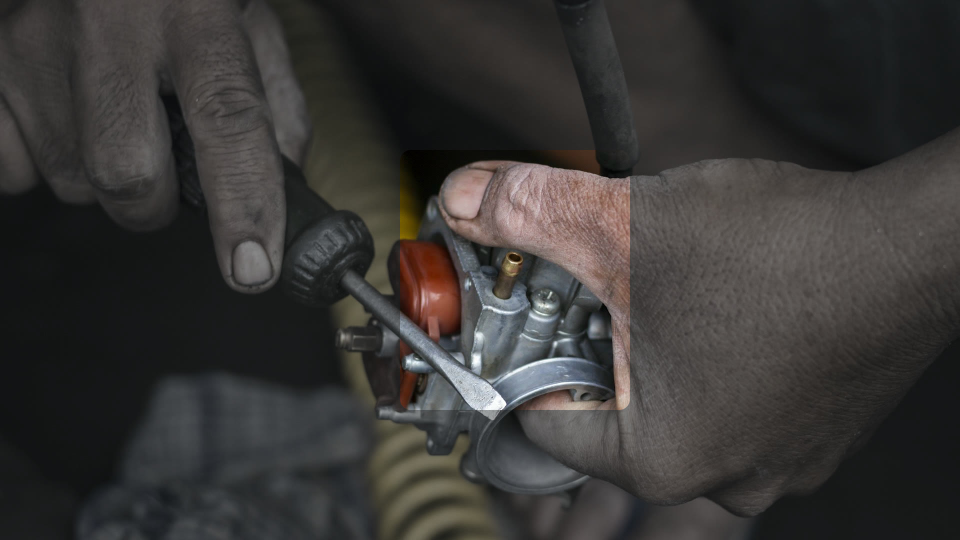
#> input picture brand/deck/assets/photo-step.jpg, 1920 x 1080 px, found by its file name (shown at 1/2 size)
$ python make_tiles.py
#> lines starting #> are read from the running program, lines starting #| are printed output that depends on the picture
"""Crop the brand's concept-mock photos into the three tiles on the Solution slide.

The photos in brand/deck/v1/assets are already veiled in graphite, with the target region left in full color. This only
crops each one to the tile's shape around its region, and writes assets/tiles.json so build_hv.js can draw the HUD
(outline, chip, card, leader) natively on top, in editable text.

    python3 deck-hv/make_tiles.py
"""
import json
import os

from PIL import Image

HERE = os.path.dirname(os.path.abspath(__file__))
SRC = os.path.join(HERE, "..", "brand", "deck", "v1", "assets")
OUT = os.path.join(HERE, "assets")
TILE_W, TILE_H = 3.94, 3.2  # inches; must match TILE in build_hv.js

# photo, target region in the photo's 1920x1080 pixels (the same regions as the S@H deck's HUD slides)
TILES = {
    "tile-step": ("photo-step.jpg", (800, 300, 1260, 820)),
    "tile-verified": ("photo-verified.jpg", (470, 560, 860, 860)),
    "tile-mistake": ("photo-mistake.jpg", (720, 160, 1160, 600)),
}


def main():
    os.makedirs(OUT, exist_ok=True)
    meta = {}
    for name, (photo, region) in TILES.items():
        im = Image.open(os.path.join(SRC, photo)).convert("RGB")
#> im is the input picture: PIL image 1920x1080 RGB; mean R, G, B 56.6, 54.8, 53.3
        W, H = im.size
#> W = 1920; H = 1080
        cw = round(H * TILE_W / TILE_H)
#> cw = 1330
        cx = (region[0] + region[2]) / 2
        x0 = int(max(0, min(W - cw, cx - cw / 2)))
#> x0 = 365
        im.crop((x0, 0, x0 + cw, H)).save(os.path.join(OUT, f"{name}.jpg"), quality=88)
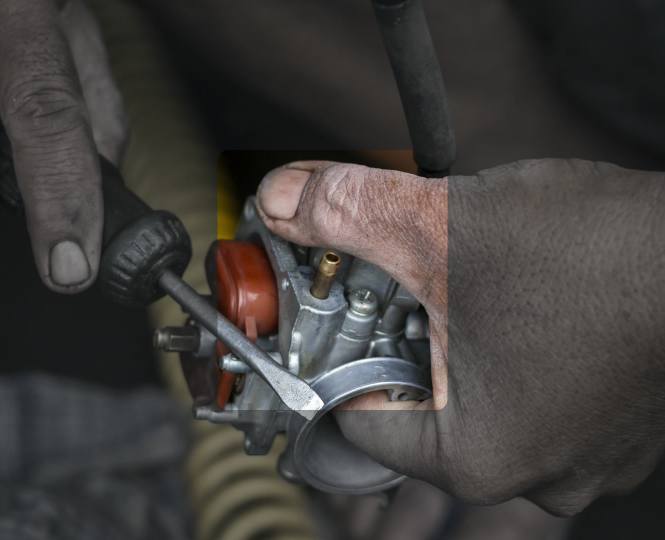
#> saved as tile-step.jpg: PIL image 1330x1080 RGB (shown at 1/2 size); mean R, G, B 64.5, 61.8, 59.7
        meta[name] = {"x0": x0, "y0": 0, "crop_w": cw, "crop_h": H, "region": list(region)}
#> pass 2 of the loop in main, `for name, (photo, region) in TILES.items():`:
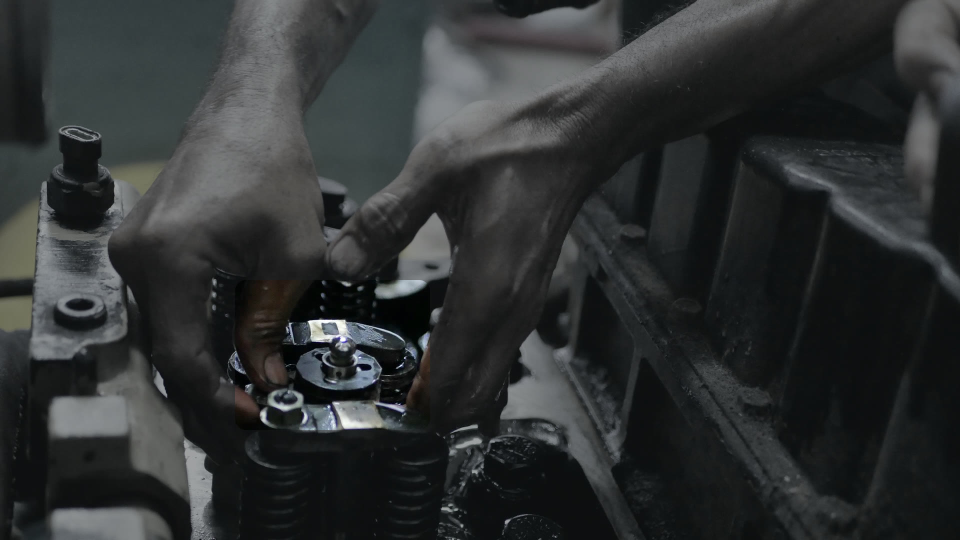
#> input picture brand/deck/v1/assets/photo-verified.jpg, 1920 x 1080 px (shown at 1/2 size)
#> in main, im is the input picture: PIL image 1920x1080 RGB; mean R, G, B 46.8, 49.6, 50
#> in main, `im.crop((x0, 0, x0 + cw, H)).save(os.path.join(OUT, f"{name}.jpg"), qu..`:
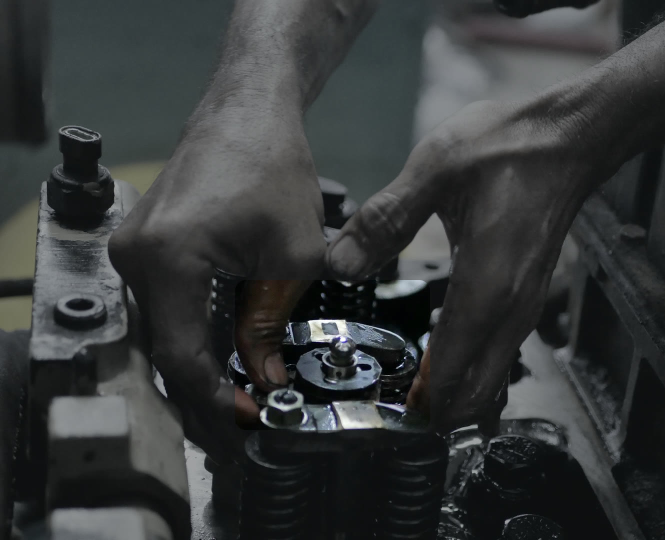
#> saved as tile-verified.jpg: PIL image 1330x1080 RGB (shown at 1/2 size); mean R, G, B 54, 56.9, 57.3
#> pass 3 of the loop in main, `for name, (photo, region) in TILES.items():`:
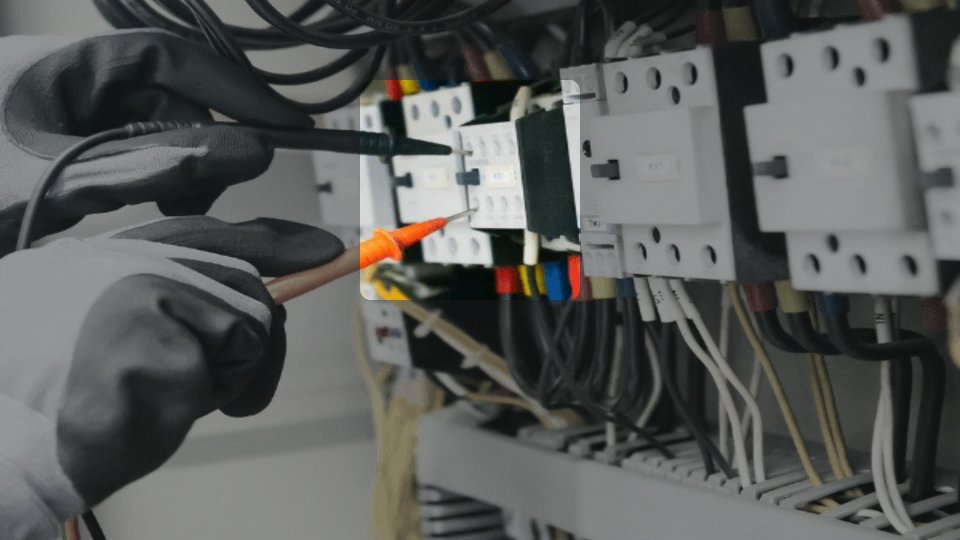
#> input picture brand/deck/assets/photo-mistake.jpg, 1920 x 1080 px, found by its file name (shown at 1/2 size)
#> in main, im is the input picture: PIL image 1920x1080 RGB; mean R, G, B 89.6, 91.3, 89.7
#> in main, `im.crop((x0, 0, x0 + cw, H)).save(os.path.join(OUT, f"{name}.jpg"), qu..`:
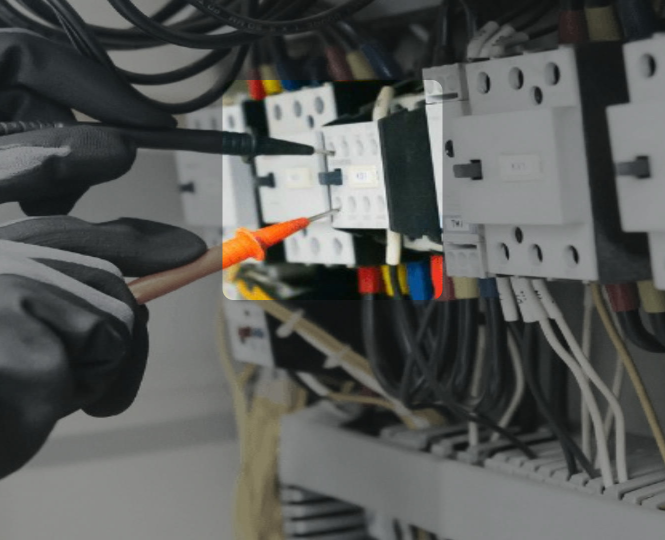
#> saved as tile-mistake.jpg: PIL image 1330x1080 RGB (shown at 1/2 size); mean R, G, B 88, 89.3, 87
    with open(os.path.join(OUT, "tiles.json"), "w") as f:
        json.dump(meta, f, indent=2)
    print("wrote", ", ".join(meta))
#| wrote tile-step, tile-verified, tile-mistake


if __name__ == "__main__":
    main()
